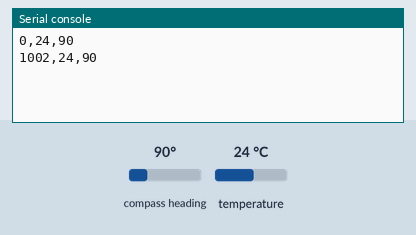
Simulated run of this program. Board: BBC micro:bit running MicroPython. Parts: the last lines printed to the serial console. Inputs (shaded band) come from the test bench; at power-on: compass heading 90°, temperature 24 °C. The compass is already calibrated.

Above: at 1.2 s.
1.3 s: compass heading set to 7°
At 2.6 s:
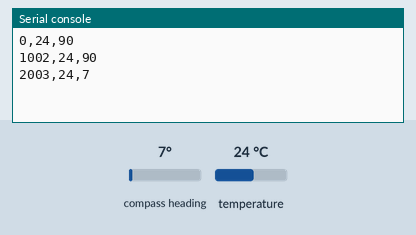
2.8 s: temperature set to 12 °C
At 3.5 s:
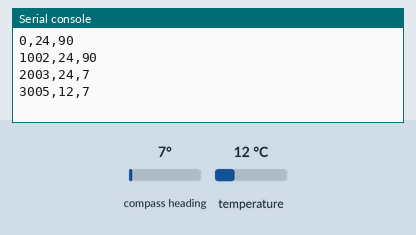
4.3 s: compass heading set to 90°
At 5.8 s:
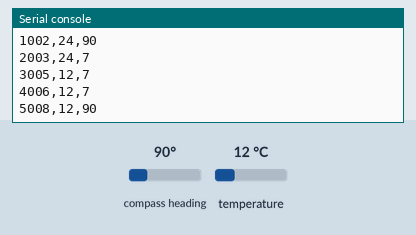
Timing chart, 0 to 7.3 s (numbered marks = the images above; inputs shaded):
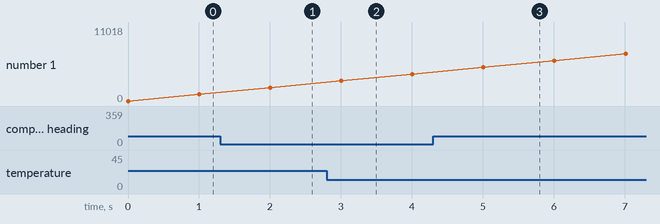

The program:

multipleDataToSerialPort.py
```python
#run this code in micropython https://python.microbit.org/v/3/project
from microbit import *
import utime

# Initialize the UART serial communication
uart.init(baudrate=115200)

while True:
    temp = temperature()  # Use a different variable name
    compass_heading = compass.heading()
    # Create a CSV-formatted string
    data_str = "{},{},{}\n".format(utime.ticks_ms(), temp, compass_heading)
    uart.write(data_str)  # Send data over serial
    utime.sleep(1)  # Delay for 1 second
```

Measured:
- after the input at 1.3 s, the serial console: prints a new line after 0.70 s (image 1)
- after the input at 2.8 s, the serial console: prints a new line after 0.21 s (image 2)
- after the input at 4.3 s, the serial console: prints a new line after 0.71 s (image 3)
- plotted number 1: 4006 → 11018 after the input at 4.3 s
